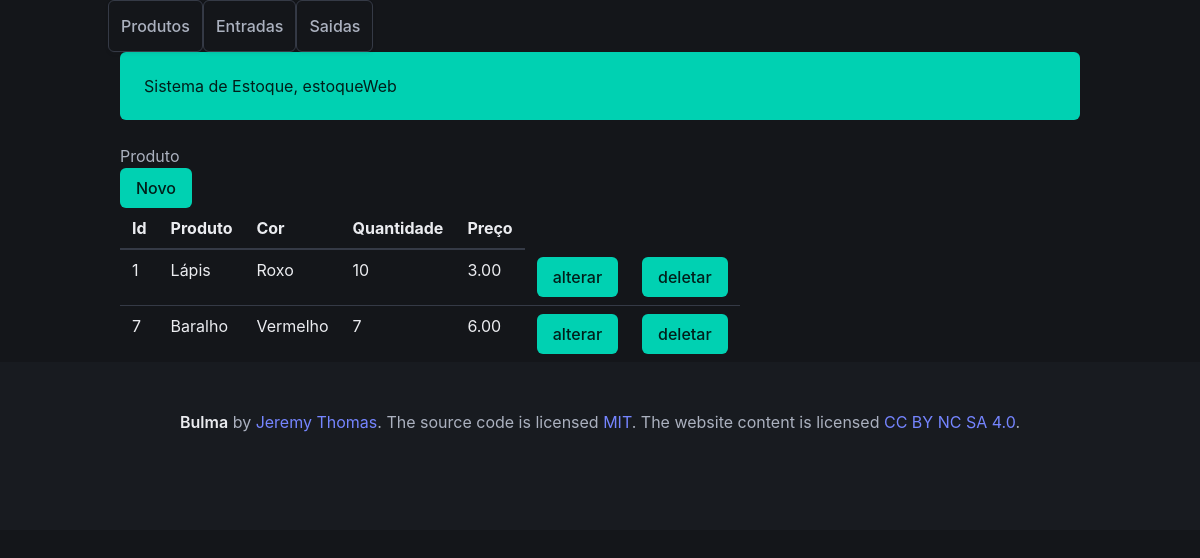
The app's page /produto/list_produto/, older data.
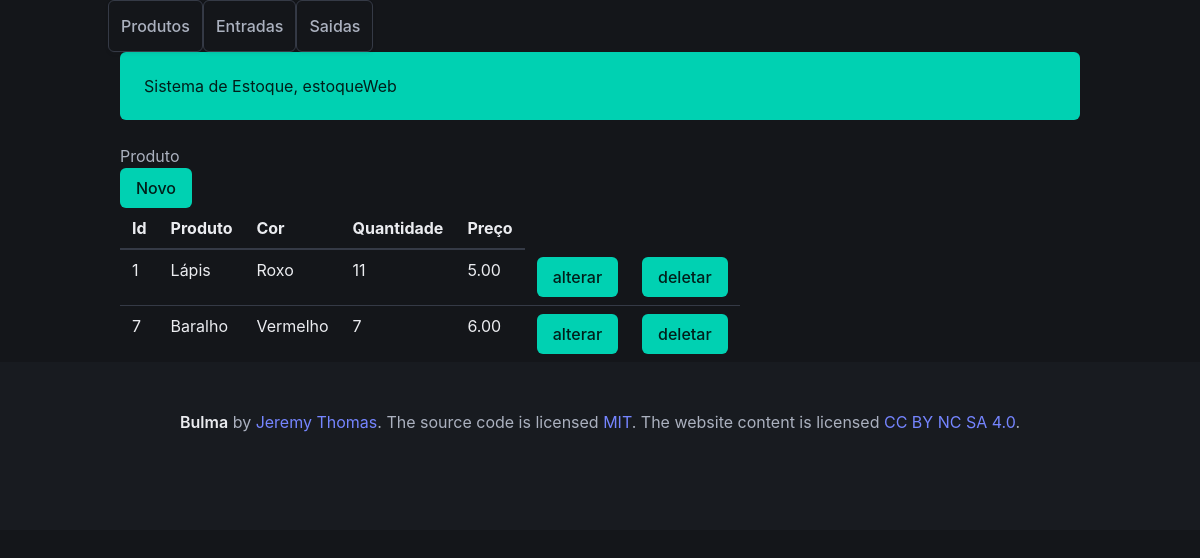
The same page, newer data.
### produto/models.py (models this page shows, shortened)
class Produtos(models.Model):
    produto = models.CharField('Produto', max_length=200)
    cor = models.ForeignKey(Cores, on_delete=models.PROTECT, verbose_name='Cor')
    descricao = models.TextField('Descrição', blank=True)
    preco = models.DecimalField('Preço', decimal_places=2, max_digits=8, default=0)
    quantidade = models.IntegerField('Quantidade', default=0)
    criado = models.DateTimeField('Criado em', auto_now_add=True)
    modificado = models.DateTimeField('Modificado em', auto_now=True)
    class Meta:
        verbose_name = 'Produto'
        verbose_name_plural = 'Produtos'
        ordering = ['-produto']

class Cores(models.Model):
    cor = models.CharField('Cor', max_length=200)
    def __str__(self):
        return self.cor
    class Meta:
        verbose_name = 'Cor'
        verbose_name_plural = 'Cores'

### produto/views.py (the view)
# urls.py: path('list_produto/', list_produto, name='list_produto'),
def list_produto(request):
    produtos = Produtos.objects.all()
    template_name = 'list_produto.html'
    context = {
        'produtos': produtos,
    }
    return render(request, template_name, context)

### produto/templates/list_produto.html
{% extends 'base.html' %}
{% block product %}
    <p>Produto</p>
    <a class="button is-primary" href="{% url 'produto:new_produto' %}">Novo</a>
        <table class="table">
            <thead>
                <tr>
                    <th>Id</th>
                    <th>Produto</th>
                    <th>Cor</th>
                    <th>Quantidade</th>
                    <th>Preço</th>
                </tr>
            </thead>
            <tbody>
                {% for produto in produtos %}
                <tr>
                    <td>{{ produto.id }}</td>
                    <td>{{ produto.produto }}</td>
                    <td>{{ produto.cor }}</td>
                    <td>{{ produto.quantidade }}</td>
                    <td>{{ produto.preco }}</td>
                    <td><a class="button is-primary" href="{% url 'produto:update_produto' produto.id %}">alterar</a></td>
                    <td><a class="button is-primary" href="{% url 'produto:delete_produto' produto.id %}">deletar</a></td>
                </tr>
                {% endfor %}
            </tbody>
        </table>
{% endblock %}

Row changes from the older to the newer data that the page shows:
changed Produtos "Lápis": quantidade "10" → "11"; preco "3.00" → "5.00"
